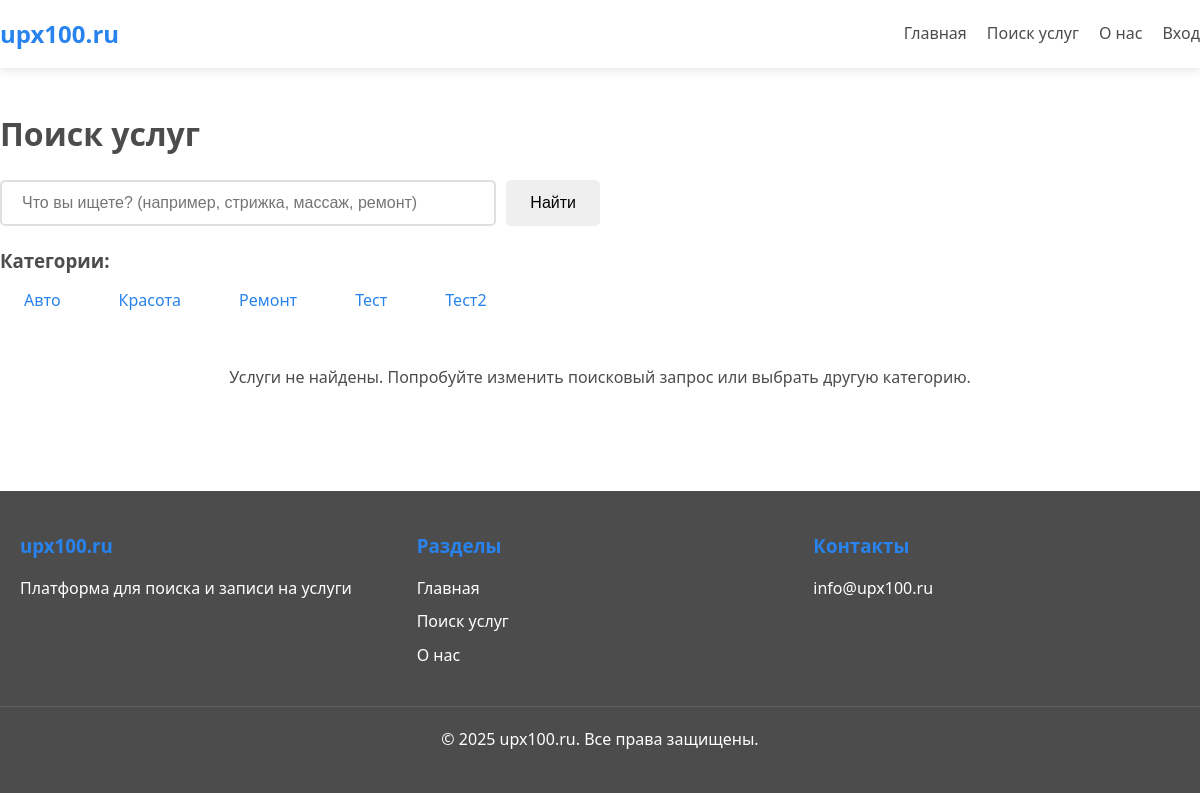
The app's page /search/, older data.
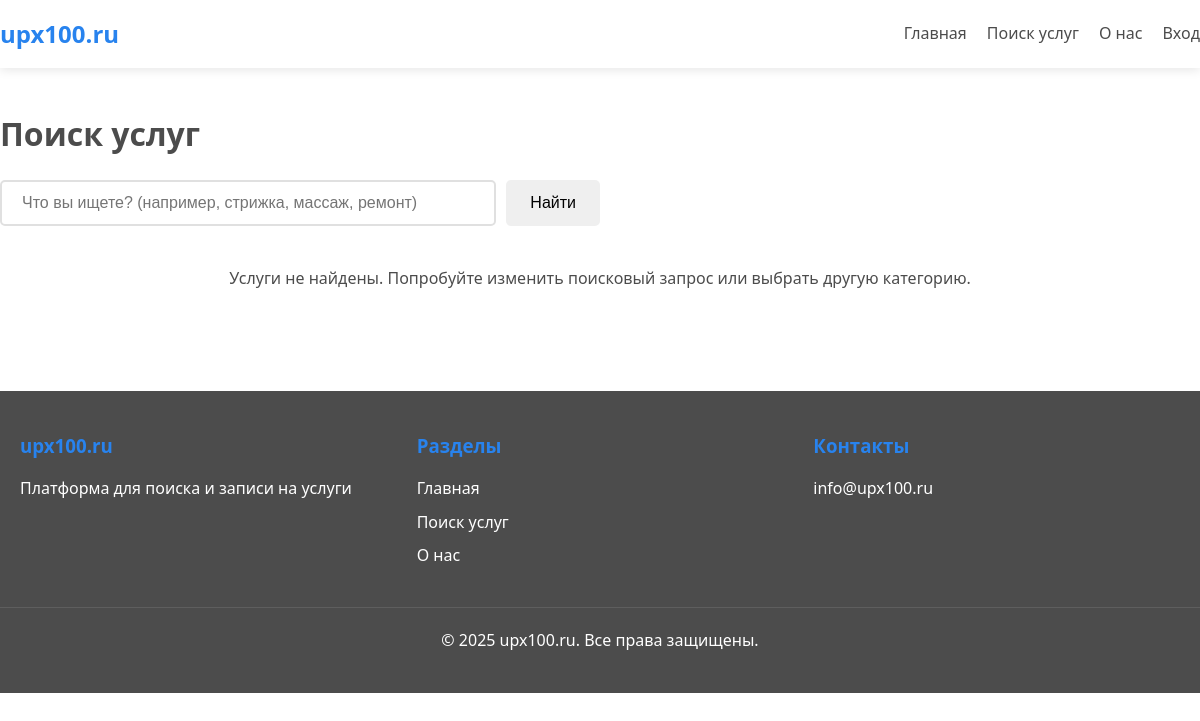
The same page, newer data.
### companies/models.py (models this page shows, shortened)
class Category(models.Model):
    name = models.CharField(
        max_length=100,
        unique=True,
        verbose_name='Название категории'
    )
    slug = models.SlugField(
        max_length=100,
        unique=True,
        verbose_name='Слаг'
    )
    icon = models.ImageField(
        upload_to='categories/icons/',
        blank=True,
        null=True,
        verbose_name='Иконка'
    )
    created_at = models.DateTimeField(
        auto_now_add=True,
        verbose_name='Дата создания'
    )
    class Meta:
        verbose_name = 'Категория'
        verbose_name_plural = 'Категории'
        ordering = ['name']

### search/views.py (the view)
# urls.py: path('', views.search_view, name='search'),
def search_view(request):
    query = request.GET.get('q', '')
    category_slug = request.GET.get('category', '')
    services = Service.objects.filter(is_active=True)
    categories = Category.objects.all()
    if query:
        services = services.filter(
            Q(name__icontains=query) |
            Q(description__icontains=query)
        )
    if category_slug:
        subcategories = Subcategory.objects.filter(category__slug=category_slug)
        services = services.filter(subcategory__in=subcategories)
    context = {
        'query': query,
        'services': services,
        'categories': categories,
    }
    return render(request, 'search/search.html', context)

### templates/search/search.html (shortened to what this page needs)
{% extends 'base.html' %}
{% block content %}
<div class="container" style="padding: 40px 0;">
    <h1>Поиск услуг</h1>
    <form method="get" class="search-form" style="margin: 20px 0;">
        <input type="text" name="q" class="search-form__input" placeholder="Что вы ищете? (например, стрижка, массаж, ремонт)" value="{{ query }}">
        <button type="submit" class="btn btn--primary">Найти</button>
    </form>
    {% if categories %}
    <div style="margin: 20px 0;">
        <h3>Категории:</h3>
        <div style="display: flex; gap: 10px; flex-wrap: wrap;">
            {% for category in categories %}
                <a href="?category={{ category.slug }}{% if query %}&q={{ query }}{% endif %}"
                   class="btn btn--outline"
                   style="{% if category.slug == request.GET.category %}background: #007bff; color: white;{% endif %}">
                    {{ category.name }}
                </a>
            {% endfor %}
        </div>
    </div>
    {% endif %}
    {% if services %}
        <div style="display: grid; grid-template-columns: repeat(auto-fill, minmax(300px, 1fr)); gap: 20px; margin-top: 20px;">
            {% for service in services %}
                <div class="card" style="padding: 20px;">
                    <h3>{{ service.name }}</h3>
                    <p>{{ service.description|truncatewords:20 }}</p>
                    <p><strong>Цена:</strong> {{ service.price }} ₽</p>
                    <p><strong>Категория:</strong> {{ service.category.name }}</p>
                    {% if service.company %}
                        <p><strong>Компания:</strong> {{ service.company.name }}</p>
                    {% endif %}
                    <a href="#" class="btn btn--primary">Записаться</a>
                </div>
            {% endfor %}
        </div>
    {% else %}
        <div style="margin-top: 40px; text-align: center;">
            <p>Услуги не найдены. Попробуйте изменить поисковый запрос или выбрать другую категорию.</p>
        </div>
    {% endif %}
</div>
{% endblock %}

Row changes from the older to the newer data that the page shows:
removed Category: name "Авто"
removed Category: name "Красота"
removed Category: name "Ремонт"
removed Category: name "Тест"
removed Category: name "Тест2"
Text that changed along with them:
text no longer shown: "Категории:"
